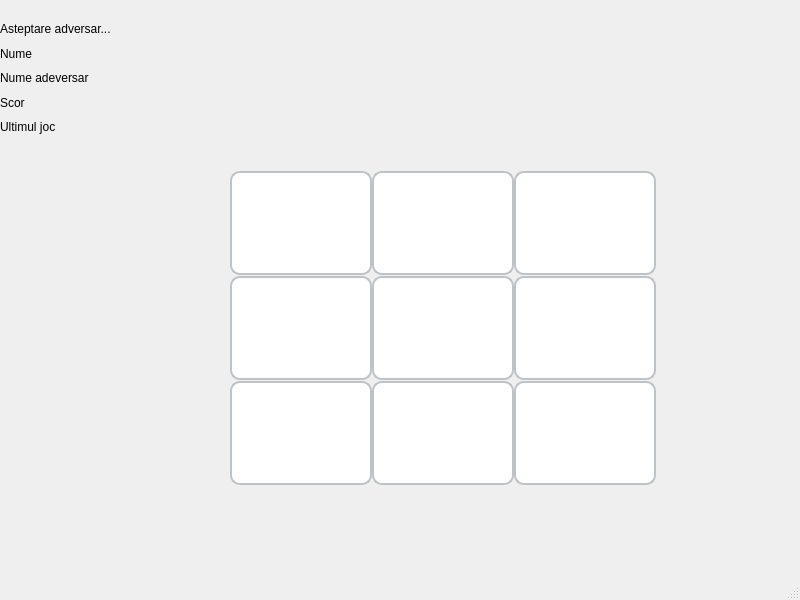
<?xml version="1.0" encoding="UTF-8"?>
<ui version="4.0">
 <class>MainWindow</class>
 <widget class="QMainWindow" name="MainWindow">
  <property name="geometry">
   <rect>
    <x>0</x>
    <y>0</y>
    <width>800</width>
    <height>600</height>
   </rect>
  </property>
  <property name="windowTitle">
   <string>MainWindow</string>
  </property>
  <property name="styleSheet">
   <string notr="true">/* Stil pentru butoanele din grila de joc */
QPushButton {
    background-color: #ffffff;
	color:  #000000;
    border: 2px solid #bdc3c7;
    border-radius: 10px;
    font-size: 26px;
    font-weight: bold;
    min-width: 100px;
    min-height: 100px;
}

QPushButton:hover {
    background-color: #ecf0f1;
}

QPushButton:disabled {
    background-color: #f8f9fa;
    color: #2c3e50; /* Culoarea textului după ce a fost pus X sau 0 */
}

/* Stil pentru eticheta de status */
QLabel#label_status {
    color: #2980b9;
    font-size: 18px;
    font-style: italic;
    font-weight: bold;
}

/* Stil pentru scor */
QLabel#label_score {
    font-size: 24px;
    color: #e74c3c;
    font-weight: bold;
}</string>
  </property>
  <widget class="QWidget" name="centralwidget">
   <widget class="QWidget" name="layoutWidget">
    <property name="geometry">
     <rect>
      <x>0</x>
      <y>20</y>
      <width>801</width>
      <height>116</height>
     </rect>
    </property>
    <layout class="QVBoxLayout" name="verticalLayout">
     <item>
      <widget class="QLabel" name="status">
       <property name="text">
        <string>Asteptare adversar...</string>
       </property>
      </widget>
     </item>
     <item>
      <widget class="QLabel" name="p1">
       <property name="text">
        <string>Nume</string>
       </property>
      </widget>
     </item>
     <item>
      <widget class="QLabel" name="p2">
       <property name="text">
        <string>Nume adeversar</string>
       </property>
      </widget>
     </item>
     <item>
      <widget class="QLabel" name="score">
       <property name="text">
        <string>Scor</string>
       </property>
      </widget>
     </item>
     <item>
      <widget class="QLabel" name="lastGame">
       <property name="text">
        <string>Ultimul joc</string>
       </property>
      </widget>
     </item>
    </layout>
   </widget>
   <widget class="QWidget" name="layoutWidget">
    <property name="geometry">
     <rect>
      <x>230</x>
      <y>170</y>
      <width>426</width>
      <height>316</height>
     </rect>
    </property>
    <layout class="QHBoxLayout" name="horizontalLayout">
     <item>
      <layout class="QGridLayout" name="gridLayout" rowstretch="0,0,0,0,0,0,0,0">
       <property name="spacing">
        <number>0</number>
       </property>
       <item row="7" column="0">
        <widget class="QPushButton" name="btn6">
         <property name="minimumSize">
          <size>
           <width>104</width>
           <height>104</height>
          </size>
         </property>
         <property name="text">
          <string/>
         </property>
        </widget>
       </item>
       <item row="0" column="2">
        <widget class="QPushButton" name="btn2">
         <property name="minimumSize">
          <size>
           <width>104</width>
           <height>104</height>
          </size>
         </property>
         <property name="text">
          <string/>
         </property>
        </widget>
       </item>
       <item row="0" column="1">
        <widget class="QPushButton" name="btn1">
         <property name="minimumSize">
          <size>
           <width>104</width>
           <height>104</height>
          </size>
         </property>
         <property name="text">
          <string/>
         </property>
        </widget>
       </item>
       <item row="7" column="1">
        <widget class="QPushButton" name="btn7">
         <property name="minimumSize">
          <size>
           <width>104</width>
           <height>104</height>
          </size>
         </property>
         <property name="text">
          <string/>
         </property>
        </widget>
       </item>
       <item row="0" column="0">
        <widget class="QPushButton" name="btn0">
         <property name="minimumSize">
          <size>
           <width>104</width>
           <height>104</height>
          </size>
         </property>
         <property name="text">
          <string/>
         </property>
        </widget>
       </item>
       <item row="7" column="2">
        <widget class="QPushButton" name="btn8">
         <property name="minimumSize">
          <size>
           <width>104</width>
           <height>104</height>
          </size>
         </property>
         <property name="text">
          <string/>
         </property>
        </widget>
       </item>
       <item row="4" column="0">
        <widget class="QPushButton" name="btn3">
         <property name="minimumSize">
          <size>
           <width>104</width>
           <height>104</height>
          </size>
         </property>
         <property name="text">
          <string/>
         </property>
        </widget>
       </item>
       <item row="4" column="2">
        <widget class="QPushButton" name="btn5">
         <property name="minimumSize">
          <size>
           <width>104</width>
           <height>104</height>
          </size>
         </property>
         <property name="text">
          <string/>
         </property>
        </widget>
       </item>
       <item row="4" column="1">
        <widget class="QPushButton" name="btn4">
         <property name="minimumSize">
          <size>
           <width>104</width>
           <height>104</height>
          </size>
         </property>
         <property name="text">
          <string/>
         </property>
        </widget>
       </item>
      </layout>
     </item>
    </layout>
   </widget>
  </widget>
  <widget class="QMenuBar" name="menubar">
   <property name="geometry">
    <rect>
     <x>0</x>
     <y>0</y>
     <width>800</width>
     <height>30</height>
    </rect>
   </property>
  </widget>
  <widget class="QStatusBar" name="statusbar"/>
 </widget>
 <resources/>
 <connections/>
</ui>
